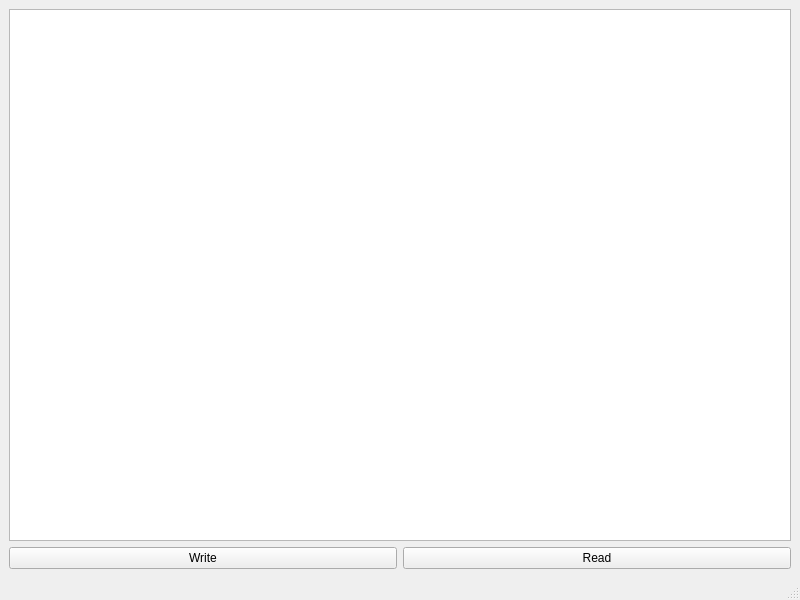
<?xml version="1.0" encoding="UTF-8"?>
<ui version="4.0">
 <class>MainWindow</class>
 <widget class="QMainWindow" name="MainWindow">
  <property name="geometry">
   <rect>
    <x>0</x>
    <y>0</y>
    <width>800</width>
    <height>600</height>
   </rect>
  </property>
  <property name="windowTitle">
   <string>MainWindow</string>
  </property>
  <widget class="QWidget" name="centralwidget">
   <layout class="QVBoxLayout" name="verticalLayout">
    <item>
     <widget class="QPlainTextEdit" name="plainTextEdit"/>
    </item>
    <item>
     <layout class="QHBoxLayout" name="horizontalLayout">
      <item>
       <widget class="QPushButton" name="pushButton">
        <property name="text">
         <string>Write</string>
        </property>
       </widget>
      </item>
      <item>
       <widget class="QPushButton" name="pushButton_2">
        <property name="text">
         <string>Read</string>
        </property>
       </widget>
      </item>
     </layout>
    </item>
   </layout>
  </widget>
  <widget class="QMenuBar" name="menubar">
   <property name="geometry">
    <rect>
     <x>0</x>
     <y>0</y>
     <width>800</width>
     <height>21</height>
    </rect>
   </property>
  </widget>
  <widget class="QStatusBar" name="statusbar"/>
 </widget>
 <resources/>
 <connections/>
</ui>
